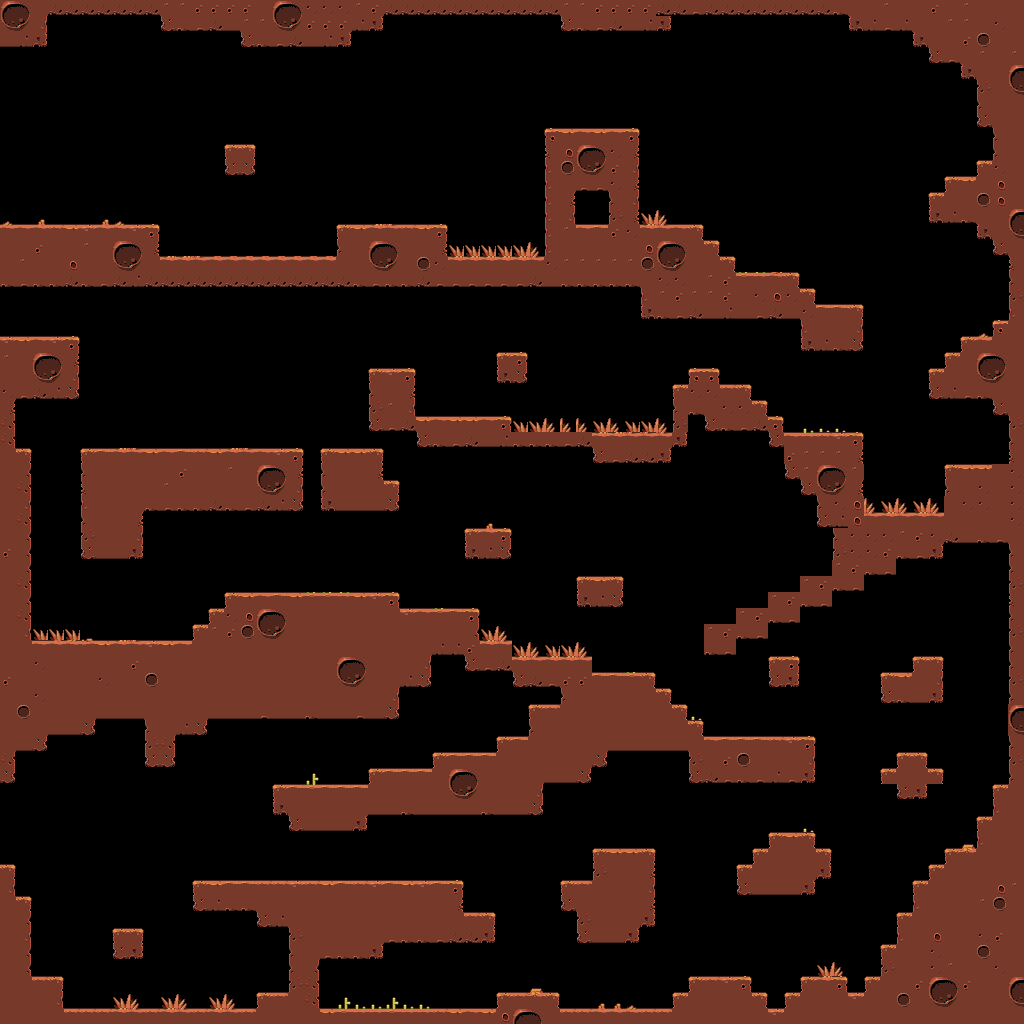

A level layout from a 2D game, rendered from its tile map. Below: a short description, then the map file with tile-grid data replaced by summaries:
An orthogonal 64x64 tile map with 16x16 px tiles, 1 tile layer (Tile Layer 1).

<map version="1.0" orientation="orthogonal" renderorder="right-down" width="64" height="64" tilewidth="16" tileheight="16" nextobjectid="1">
 <tileset firstgid="1" name="tiles-1" tilewidth="16" tileheight="16">
  <image source="tiles-1.png" width="272" height="64" />
 </tileset>
 <layer name="Tile Layer 1" width="64" height="64">
  <data>[4096 cells, 1487 non-empty, 53 distinct tile ids]</data>
 </layer>
</map>
